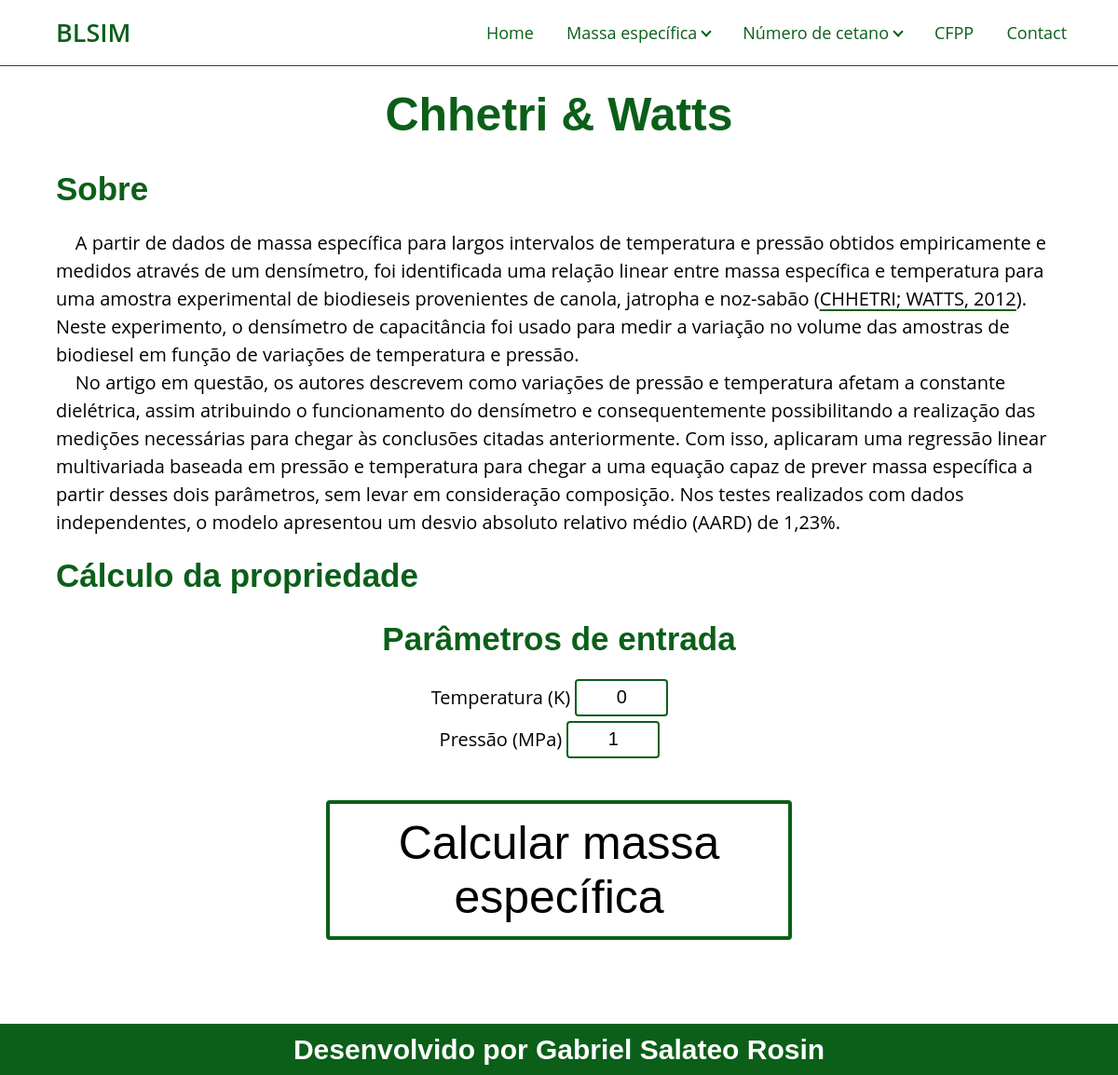
The page /density/Chhetri-Watts/ on the database its author committed.
### density/models.py (models this page shows, shortened)
class PredictiveModel(models.Model):
    id = models.BigAutoField(primary_key=True)
    name = models.CharField(max_length=50 ,verbose_name="Model's name")
    brief_description = models.CharField(max_length=500, verbose_name="Brief description for home page")
    description = models.TextField(verbose_name="Model's description")

### density/views.py (the view, shortened to what this page needs)
# urls.py: path('Chhetri-Watts/', views.ChhetriWatts.as_view(), name='chhetri_watts'),
class ChhetriWatts(DetailView):
    template_name = 'density/chhetri_watts.html'
    model = get_object_or_404(models.PredictiveModel,
        name='Chhetri & Watts')
    context = {
        'model': model,
    }
    def get(self, request, *args, **kwargs):
        self.context['result'] = None
        return render(request, self.template_name, self.context)

### density/templates/density/chhetri_watts.html (shortened to what this page needs)
{% extends 'density/model.html' %}
{% load static %}
{% load density_filters %}
{% block prediction_form %}
    <h2>Cálculo da propriedade</h2>
    <div class="form-center">
        <form action="." method="POST">
            <h2>Parâmetros de entrada</h2>
            <div class="form-center added-compounds">
                <label for="Temperature">
                    Temperatura (K)
                </label>
                <input name="Temperature" type='number' placeholder="0" min="200" step="0.01" required>
                <br>
                <label for="Pressure">
                    Pressão (MPa)
                </label>
                <input name="Pressure" type='number' placeholder="1" min="0.01" step="0.01" required>
                <br>
            </div>
            <input type="submit" value="Calcular massa específica" />
        </form>
    </div>
{% endblock prediction_form %}

### density/templates/density/model.html (shortened to what this page needs)
{% extends 'base.html' %}
{% load static %}
{% load density_filters %}
{% block content %}
    <section class="content">
        <div class="responsive-space"></div>
        <h1>{{ model.name }}</h1>
        <h2>Sobre</h2>
        {{ model.description|safe }}
        {% block prediction_form %}{% endblock prediction_form %}
    </section>
{% endblock content %}

### templates/static/assets/CSS/variables.css (style rules this page uses)
:root { --primary-green: rgba(11, 95, 25, 1); --secondary-green: rgba(11, 95, 25, 0.9); --white-color: rgba(255, 255, 255, 1); --primary-yellow: rgb(255, 223, 0); }

### templates/static/assets/CSS/content.css (style rules this page uses)
.responsive-space { height: 70px; }
.content h1 { margin: 2vh 5vw 2vh 5vw; color: var(--primary-green); text-align: center; }
.content h2 { margin: 2vh 5vw 2vh 5vw; color: var(--primary-green); }
.content p { margin: 0px 5vw 0px 5vw; }
.content a { color: inherit; text-decoration-color: var(--primary-green); text-decoration-thickness: 2px; text-underline-offset: 4px; }

### templates/static/assets/CSS/elements.css (style rules this page uses)
* { margin: 0; padding: 0; box-sizing: border-box; }
html { font-size: 62.5%; scrollbar-color: var(--primary-green); }
::placeholder { color: black; }
input[type=number] { -moz-appearance: textfield; }
body { font-family: "Open Sans", sans-serif; font-size: 2rem; line-height: 1.5; }
h1, h2, h3, h4, h5, h6 { font-family: 'Montserrat', sans-serif; }
h1 { font-size: 5rem; }
h2 { font-size: 3.5rem; }

### templates/static/assets/CSS/prediction_form.css (style rules this page uses)
.content .form-center { text-align: center; }
.content .add-compound select, input { height: 30px; margin-right: 20px; font-weight: 100; background-color: white; border: 1px solid var(--primary-green); border-radius: 4px; cursor: pointer; transition: all 0.5s ease; text-align: center; }
.content .form-center h2 { text-align: center; }
.content .form-center input[type=number] { margin-bottom: 5px; width: 100px; height: 40px; border: 2px solid var(--primary-green); border-radius: 4px; color: black; text-align: center; font-size: 2rem; }
.content .form-center input[type=submit] { margin: 40px 0px; height: 150px; width: 80%; max-width: 500px; font-size: 5rem; white-space: normal; background-color: var(--white-color); border: 4px solid var(--primary-green); cursor: pointer; font-weight: 100; transition: all 0.5s ease; }

### rows shown on the page
PredictiveModel: name "Chhetri & Watts", description "A partir de dados de massa específica para largos intervalos de temperatura e pressão obtidos empiricamente e medidos através de um densímetro, foi identificada uma relação linear entre massa específica e temperatura para uma amostra experimental de biodieseis provenientes de canola, jatropha e noz-sabão ( CHHETRI; WATTS, 2012 ). Neste experimento, o densímetro de capacitância foi usado para medir a variação no volume das amostras de biodiesel em função de variações de temperatura e pressão. No artigo em questão, os autores descrevem como variações de pressão e temperatura afetam a constante dielétrica, assim atribuindo o funcionamento do densímetro e consequentemente possibilitando a…"
